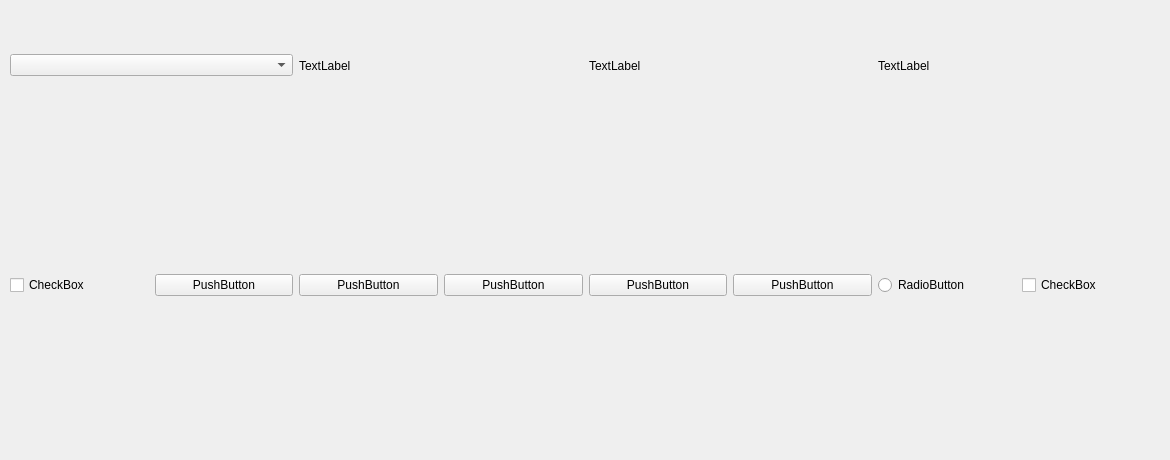
                     <widget class="QWidget" name="home">
                      <property name="styleSheet">
                       <string notr="true"/>
                      </property>
                      <widget class="QWidget" name="verticalLayoutWidget">
                       <property name="geometry">
                        <rect>
                         <x>10</x>
                         <y>20</y>
                         <width>1151</width>
                         <height>91</height>
                        </rect>
                       </property>
                       <layout class="QVBoxLayout" name="verticalLayout_22">
                        <item>
                         <layout class="QHBoxLayout" name="horizontalLayout_7">
                          <item>
                           <widget class="QComboBox" name="bot_list"/>
                          </item>
                          <item>
                           <widget class="QLabel" name="label_4">
                            <property name="text">
                             <string>TextLabel</string>
                            </property>
                           </widget>
                          </item>
                          <item>
                           <widget class="QLabel" name="label_3">
                            <property name="text">
                             <string>TextLabel</string>
                            </property>
                           </widget>
                          </item>
                          <item>
                           <widget class="QLabel" name="label_2">
                            <property name="text">
                             <string>TextLabel</string>
                            </property>
                           </widget>
                          </item>
                         </layout>
                        </item>
                       </layout>
                      </widget>
                      <widget class="QWidget" name="verticalLayoutWidget_2">
                       <property name="geometry">
                        <rect>
                         <x>10</x>
                         <y>120</y>
                         <width>1151</width>
                         <height>331</height>
                        </rect>
                       </property>
                       <layout class="QVBoxLayout" name="verticalLayout_23">
                        <item>
                         <layout class="QHBoxLayout" name="horizontalLayout_6">
                          <item>
                           <widget class="QCheckBox" name="checkBox_3">
                            <property name="text">
                             <string>CheckBox</string>
                            </property>
                           </widget>
                          </item>
                          <item>
                           <widget class="QPushButton" name="pushButton_5">
                            <property name="text">
                             <string>PushButton</string>
                            </property>
                           </widget>
                          </item>
                          <item>
                           <widget class="QPushButton" name="pushButton_6">
                            <property name="text">
                             <string>PushButton</string>
                            </property>
                           </widget>
                          </item>
                          <item>
                           <widget class="QPushButton" name="pushButton_4">
                            <property name="text">
                             <string>PushButton</string>
                            </property>
                           </widget>
                          </item>
                          <item>
                           <widget class="QPushButton" name="pushButton_3">
                            <property name="text">
                             <string>PushButton</string>
                            </property>
                           </widget>
                          </item>
                          <item>
                           <widget class="QPushButton" name="pushButton_2">
                            <property name="text">
                             <string>PushButton</string>
                            </property>
                           </widget>
                          </item>
                          <item>
                           <widget class="QRadioButton" name="radioButton_2">
                            <property name="text">
                             <string>RadioButton</string>
                            </property>
                           </widget>
                          </item>
                          <item>
                           <widget class="QCheckBox" name="checkBox_2">
                            <property name="text">
                             <string>CheckBox</string>
                            </property>
                           </widget>
                          </item>
                         </layout>
                        </item>
                       </layout>
                      </widget>
                     </widget>
